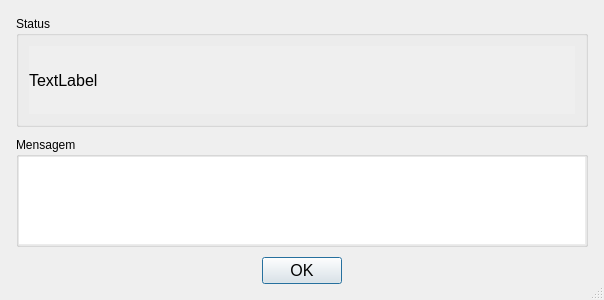
<?xml version="1.0" encoding="UTF-8"?>
<ui version="4.0">
 <class>StatusDialog</class>
 <widget class="QDialog" name="StatusDialog">
  <property name="windowModality">
   <enum>Qt::WindowModal</enum>
  </property>
  <property name="enabled">
   <bool>true</bool>
  </property>
  <property name="geometry">
   <rect>
    <x>0</x>
    <y>0</y>
    <width>604</width>
    <height>300</height>
   </rect>
  </property>
  <property name="sizePolicy">
   <sizepolicy hsizetype="Preferred" vsizetype="Preferred">
    <horstretch>0</horstretch>
    <verstretch>0</verstretch>
   </sizepolicy>
  </property>
  <property name="minimumSize">
   <size>
    <width>400</width>
    <height>300</height>
   </size>
  </property>
  <property name="maximumSize">
   <size>
    <width>800</width>
    <height>16777215</height>
   </size>
  </property>
  <property name="windowTitle">
   <string>Dialog</string>
  </property>
  <property name="sizeGripEnabled">
   <bool>true</bool>
  </property>
  <property name="modal">
   <bool>true</bool>
  </property>
  <layout class="QGridLayout" name="gridLayout">
   <item row="0" column="0">
    <widget class="QWidget" name="verticalWidget" native="true">
     <property name="enabled">
      <bool>true</bool>
     </property>
     <property name="sizePolicy">
      <sizepolicy hsizetype="Preferred" vsizetype="Preferred">
       <horstretch>0</horstretch>
       <verstretch>0</verstretch>
      </sizepolicy>
     </property>
     <property name="minimumSize">
      <size>
       <width>0</width>
       <height>0</height>
      </size>
     </property>
     <property name="sizeIncrement">
      <size>
       <width>0</width>
       <height>0</height>
      </size>
     </property>
     <property name="font">
      <font>
       <family>MS Shell Dlg 2</family>
      </font>
     </property>
     <layout class="QVBoxLayout" name="verticalLayout" stretch="0,0,0">
      <property name="spacing">
       <number>10</number>
      </property>
      <property name="sizeConstraint">
       <enum>QLayout::SetDefaultConstraint</enum>
      </property>
      <property name="leftMargin">
       <number>5</number>
      </property>
      <property name="topMargin">
       <number>5</number>
      </property>
      <property name="rightMargin">
       <number>5</number>
      </property>
      <property name="bottomMargin">
       <number>5</number>
      </property>
      <item>
       <widget class="QGroupBox" name="groupBox_status">
        <property name="sizePolicy">
         <sizepolicy hsizetype="Preferred" vsizetype="Preferred">
          <horstretch>0</horstretch>
          <verstretch>0</verstretch>
         </sizepolicy>
        </property>
        <property name="title">
         <string>Status</string>
        </property>
        <layout class="QGridLayout" name="gridLayout_4">
         <property name="leftMargin">
          <number>10</number>
         </property>
         <property name="topMargin">
          <number>10</number>
         </property>
         <property name="rightMargin">
          <number>10</number>
         </property>
         <property name="bottomMargin">
          <number>10</number>
         </property>
         <property name="spacing">
          <number>0</number>
         </property>
         <item row="0" column="0">
          <widget class="QScrollArea" name="scrollArea_2">
           <property name="minimumSize">
            <size>
             <width>0</width>
             <height>0</height>
            </size>
           </property>
           <property name="frameShape">
            <enum>QFrame::NoFrame</enum>
           </property>
           <property name="widgetResizable">
            <bool>true</bool>
           </property>
           <widget class="QWidget" name="scrollAreaWidgetContents_3">
            <property name="geometry">
             <rect>
              <x>0</x>
              <y>0</y>
              <width>554</width>
              <height>69</height>
             </rect>
            </property>
            <layout class="QGridLayout" name="gridLayout_3">
             <property name="leftMargin">
              <number>0</number>
             </property>
             <property name="topMargin">
              <number>0</number>
             </property>
             <property name="rightMargin">
              <number>0</number>
             </property>
             <property name="bottomMargin">
              <number>0</number>
             </property>
             <property name="spacing">
              <number>0</number>
             </property>
             <item row="1" column="0">
              <widget class="QLabel" name="label_mensagem">
               <property name="sizePolicy">
                <sizepolicy hsizetype="Preferred" vsizetype="Preferred">
                 <horstretch>0</horstretch>
                 <verstretch>0</verstretch>
                </sizepolicy>
               </property>
               <property name="maximumSize">
                <size>
                 <width>16777214</width>
                 <height>16777215</height>
                </size>
               </property>
               <property name="font">
                <font>
                 <family>MS Shell Dlg 2</family>
                 <pointsize>12</pointsize>
                </font>
               </property>
               <property name="focusPolicy">
                <enum>Qt::NoFocus</enum>
               </property>
               <property name="text">
                <string>TextLabel</string>
               </property>
               <property name="textFormat">
                <enum>Qt::PlainText</enum>
               </property>
               <property name="wordWrap">
                <bool>true</bool>
               </property>
              </widget>
             </item>
            </layout>
           </widget>
          </widget>
         </item>
        </layout>
       </widget>
      </item>
      <item>
       <widget class="QGroupBox" name="groupBox_mensagem">
        <property name="sizePolicy">
         <sizepolicy hsizetype="Expanding" vsizetype="Expanding">
          <horstretch>0</horstretch>
          <verstretch>0</verstretch>
         </sizepolicy>
        </property>
        <property name="title">
         <string>Mensagem</string>
        </property>
        <property name="flat">
         <bool>false</bool>
        </property>
        <property name="checkable">
         <bool>false</bool>
        </property>
        <property name="checked">
         <bool>false</bool>
        </property>
        <layout class="QGridLayout" name="gridLayout_5">
         <property name="leftMargin">
          <number>0</number>
         </property>
         <property name="topMargin">
          <number>0</number>
         </property>
         <property name="rightMargin">
          <number>0</number>
         </property>
         <property name="bottomMargin">
          <number>0</number>
         </property>
         <property name="spacing">
          <number>0</number>
         </property>
         <item row="0" column="0">
          <widget class="QScrollArea" name="scrollArea">
           <property name="minimumSize">
            <size>
             <width>0</width>
             <height>0</height>
            </size>
           </property>
           <property name="maximumSize">
            <size>
             <width>16777212</width>
             <height>16777215</height>
            </size>
           </property>
           <property name="frameShape">
            <enum>QFrame::NoFrame</enum>
           </property>
           <property name="widgetResizable">
            <bool>true</bool>
           </property>
           <widget class="QWidget" name="scrollAreaWidgetContents_2">
            <property name="geometry">
             <rect>
              <x>0</x>
              <y>0</y>
              <width>574</width>
              <height>106</height>
             </rect>
            </property>
            <property name="minimumSize">
             <size>
              <width>0</width>
              <height>0</height>
             </size>
            </property>
            <property name="maximumSize">
             <size>
              <width>16777215</width>
              <height>16777215</height>
             </size>
            </property>
            <layout class="QGridLayout" name="gridLayout_2">
             <property name="leftMargin">
              <number>0</number>
             </property>
             <property name="topMargin">
              <number>0</number>
             </property>
             <property name="rightMargin">
              <number>0</number>
             </property>
             <property name="bottomMargin">
              <number>0</number>
             </property>
             <property name="spacing">
              <number>0</number>
             </property>
             <item row="0" column="0">
              <widget class="QTextBrowser" name="textBrowser_exception">
               <property name="sizePolicy">
                <sizepolicy hsizetype="Expanding" vsizetype="Expanding">
                 <horstretch>0</horstretch>
                 <verstretch>0</verstretch>
                </sizepolicy>
               </property>
               <property name="minimumSize">
                <size>
                 <width>0</width>
                 <height>0</height>
                </size>
               </property>
               <property name="maximumSize">
                <size>
                 <width>16777215</width>
                 <height>16777215</height>
                </size>
               </property>
               <property name="sizeIncrement">
                <size>
                 <width>0</width>
                 <height>0</height>
                </size>
               </property>
               <property name="font">
                <font>
                 <family>MS Shell Dlg 2</family>
                 <pointsize>10</pointsize>
                </font>
               </property>
               <property name="contextMenuPolicy">
                <enum>Qt::PreventContextMenu</enum>
               </property>
               <property name="toolTipDuration">
                <number>1</number>
               </property>
               <property name="frameShape">
                <enum>QFrame::NoFrame</enum>
               </property>
               <property name="frameShadow">
                <enum>QFrame::Plain</enum>
               </property>
               <property name="lineWidth">
                <number>1</number>
               </property>
              </widget>
             </item>
            </layout>
           </widget>
          </widget>
         </item>
        </layout>
       </widget>
      </item>
      <item>
       <widget class="QDialogButtonBox" name="buttonBox">
        <property name="enabled">
         <bool>true</bool>
        </property>
        <property name="sizePolicy">
         <sizepolicy hsizetype="Preferred" vsizetype="Fixed">
          <horstretch>0</horstretch>
          <verstretch>0</verstretch>
         </sizepolicy>
        </property>
        <property name="font">
         <font>
          <family>MS Shell Dlg 2</family>
          <pointsize>12</pointsize>
         </font>
        </property>
        <property name="orientation">
         <enum>Qt::Horizontal</enum>
        </property>
        <property name="standardButtons">
         <set>QDialogButtonBox::Ok</set>
        </property>
        <property name="centerButtons">
         <bool>true</bool>
        </property>
       </widget>
      </item>
     </layout>
    </widget>
   </item>
  </layout>
 </widget>
 <resources/>
 <connections/>
</ui>
